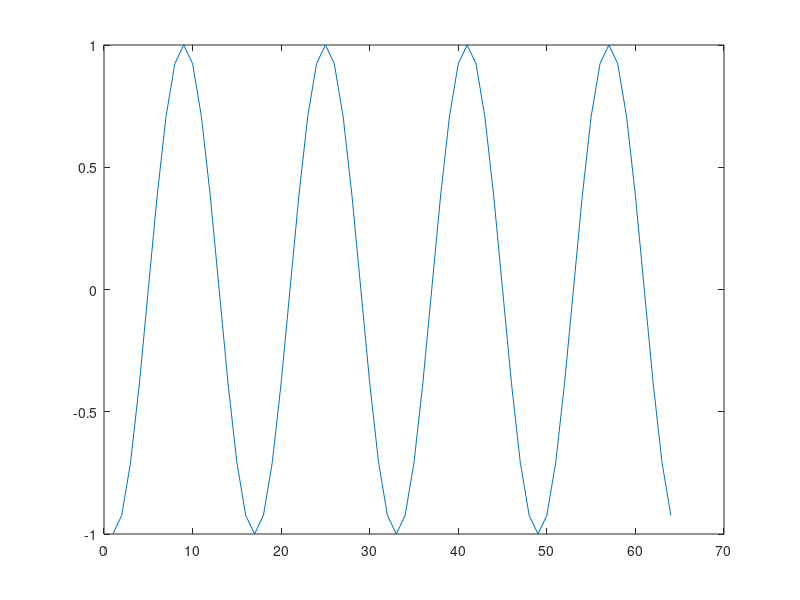

MATLAB code for this plot:
%% make h1, a sampled sinusoidal vector, with 8192 points, at freq pi/8...
ang = pi/8;
[x, y] = pol2cart(ang, 1);
lambda = x+(1i*y);
winsize = 64;
h1 = lambda.^(0:winsize-1);

%% h2 has inverted phase...
h2 = lambda.^(winsize/16:winsize+winsize/16-1);

h = [h1;h2];
H = fft2(h);

%% xfade is an angle from 0 - pi, describing the crossfade weights
xfade = pi;

[xfx, xfy] = pol2cart(xfade, 1);
xfc = xfx + (xfy*1i);

%% k is a 2d row vector with complex conjugate entries of xfade
k = [xfc, conj(xfc)];

output = real(ifft(H'*k'))/2;

plot(output);
